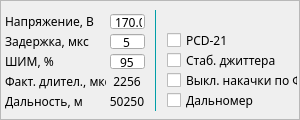
   <widget class="QFrame" name="parametersFrame">
    <property name="geometry">
     <rect>
      <x>20</x>
      <y>290</y>
      <width>300</width>
      <height>120</height>
     </rect>
    </property>
    <property name="frameShape">
     <enum>QFrame::StyledPanel</enum>
    </property>
    <property name="frameShadow">
     <enum>QFrame::Raised</enum>
    </property>
    <widget class="QLabel" name="parametersLineLabel">
     <property name="geometry">
      <rect>
       <x>155</x>
       <y>10</y>
       <width>5</width>
       <height>101</height>
      </rect>
     </property>
     <property name="styleSheet">
      <string notr="true">QLabel {
	border: 1px solid #009FA8;
	border-top: none;
	border-bottom: none;
	border-right: none;
}</string>
     </property>
     <property name="text">
      <string/>
     </property>
    </widget>
    <widget class="QLabel" name="factDurationValueLabel">
     <property name="enabled">
      <bool>true</bool>
     </property>
     <property name="geometry">
      <rect>
       <x>108</x>
       <y>73</y>
       <width>38</width>
       <height>16</height>
      </rect>
     </property>
     <property name="font">
      <font>
       <family>Yu Gothic UI Light</family>
       <pointsize>9</pointsize>
      </font>
     </property>
     <property name="layoutDirection">
      <enum>Qt::RightToLeft</enum>
     </property>
     <property name="text">
      <string>2256</string>
     </property>
     <property name="alignment">
      <set>Qt::AlignCenter</set>
     </property>
    </widget>
    <widget class="QCheckBox" name="offFDPumpingCheckBox">
     <property name="geometry">
      <rect>
       <x>167</x>
       <y>70</y>
       <width>131</width>
       <height>21</height>
      </rect>
     </property>
     <property name="font">
      <font>
       <family>Yu Gothic UI Light</family>
       <pointsize>9</pointsize>
      </font>
     </property>
     <property name="text">
      <string>Выкл. накачки по ФД</string>
     </property>
    </widget>
    <widget class="QLabel" name="voltageLabel">
     <property name="geometry">
      <rect>
       <x>5</x>
       <y>13</y>
       <width>91</width>
       <height>16</height>
      </rect>
     </property>
     <property name="font">
      <font>
       <family>Yu Gothic UI Light</family>
       <pointsize>9</pointsize>
      </font>
     </property>
     <property name="text">
      <string>Напряжение, В</string>
     </property>
    </widget>
    <widget class="QCheckBox" name="PCDCheckBox">
     <property name="geometry">
      <rect>
       <x>167</x>
       <y>30</y>
       <width>101</width>
       <height>20</height>
      </rect>
     </property>
     <property name="font">
      <font>
       <family>Yu Gothic UI Light</family>
       <pointsize>9</pointsize>
      </font>
     </property>
     <property name="text">
      <string>PCD-21</string>
     </property>
    </widget>
    <widget class="QCheckBox" name="jitterStabCheckBox">
     <property name="geometry">
      <rect>
       <x>167</x>
       <y>50</y>
       <width>111</width>
       <height>20</height>
      </rect>
     </property>
     <property name="sizePolicy">
      <sizepolicy hsizetype="Minimum" vsizetype="Fixed">
       <horstretch>0</horstretch>
       <verstretch>0</verstretch>
      </sizepolicy>
     </property>
     <property name="font">
      <font>
       <family>Yu Gothic UI Light</family>
       <pointsize>9</pointsize>
      </font>
     </property>
     <property name="styleSheet">
      <string notr="true"/>
     </property>
     <property name="text">
      <string>Стаб. джиттера</string>
     </property>
    </widget>
    <widget class="QLabel" name="randefinderValueLabel">
     <property name="enabled">
      <bool>true</bool>
     </property>
     <property name="geometry">
      <rect>
       <x>108</x>
       <y>93</y>
       <width>38</width>
       <height>16</height>
      </rect>
     </property>
     <property name="font">
      <font>
       <family>Yu Gothic UI Light</family>
       <pointsize>9</pointsize>
      </font>
     </property>
     <property name="layoutDirection">
      <enum>Qt::RightToLeft</enum>
     </property>
     <property name="text">
      <string>50250</string>
     </property>
     <property name="alignment">
      <set>Qt::AlignCenter</set>
     </property>
    </widget>
    <widget class="QLabel" name="randefinderLabel">
     <property name="enabled">
      <bool>true</bool>
     </property>
     <property name="geometry">
      <rect>
       <x>5</x>
       <y>93</y>
       <width>91</width>
       <height>16</height>
      </rect>
     </property>
     <property name="font">
      <font>
       <family>Yu Gothic UI Light</family>
       <pointsize>9</pointsize>
      </font>
     </property>
     <property name="text">
      <string>Дальность, м</string>
     </property>
    </widget>
    <widget class="QCheckBox" name="rangefinderCheckBox">
     <property name="geometry">
      <rect>
       <x>167</x>
       <y>90</y>
       <width>131</width>
       <height>21</height>
      </rect>
     </property>
     <property name="font">
      <font>
       <family>Yu Gothic UI Light</family>
       <pointsize>9</pointsize>
      </font>
     </property>
     <property name="text">
      <string>Дальномер</string>
     </property>
    </widget>
    <widget class="QLabel" name="factDurationLabel">
     <property name="geometry">
      <rect>
       <x>5</x>
       <y>73</y>
       <width>101</width>
       <height>16</height>
      </rect>
     </property>
     <property name="font">
      <font>
       <family>Yu Gothic UI Light</family>
       <pointsize>9</pointsize>
      </font>
     </property>
     <property name="text">
      <string>Факт. длител., мкс</string>
     </property>
    </widget>
    <widget class="QLabel" name="delayLabel">
     <property name="geometry">
      <rect>
       <x>5</x>
       <y>33</y>
       <width>91</width>
       <height>16</height>
      </rect>
     </property>
     <property name="font">
      <font>
       <family>Yu Gothic UI Light</family>
       <pointsize>9</pointsize>
      </font>
     </property>
     <property name="text">
      <string>Задержка, мкс</string>
     </property>
    </widget>
    <widget class="QLabel" name="PWMLabel">
     <property name="geometry">
      <rect>
       <x>5</x>
       <y>53</y>
       <width>91</width>
       <height>16</height>
      </rect>
     </property>
     <property name="font">
      <font>
       <family>Yu Gothic UI Light</family>
       <pointsize>9</pointsize>
      </font>
     </property>
     <property name="text">
      <string>ШИМ, %</string>
     </property>
    </widget>
    <widget class="QDoubleSpinBox" name="voltageValueDoubleSpinBox">
     <property name="geometry">
      <rect>
       <x>110</x>
       <y>13</y>
       <width>35</width>
       <height>17</height>
      </rect>
     </property>
     <property name="font">
      <font>
       <family>Yu Gothic UI Light</family>
      </font>
     </property>
     <property name="alignment">
      <set>Qt::AlignCenter</set>
     </property>
     <property name="buttonSymbols">
      <enum>QAbstractSpinBox::NoButtons</enum>
     </property>
     <property name="decimals">
      <number>1</number>
     </property>
     <property name="maximum">
      <double>200.000000000000000</double>
     </property>
     <property name="singleStep">
      <double>0.500000000000000</double>
     </property>
     <property name="value">
      <double>170.000000000000000</double>
     </property>
    </widget>
    <widget class="QSpinBox" name="delayValueSpinBox">
     <property name="geometry">
      <rect>
       <x>110</x>
       <y>33</y>
       <width>35</width>
       <height>17</height>
      </rect>
     </property>
     <property name="font">
      <font>
       <family>Yu Gothic UI Light</family>
      </font>
     </property>
     <property name="alignment">
      <set>Qt::AlignCenter</set>
     </property>
     <property name="buttonSymbols">
      <enum>QAbstractSpinBox::NoButtons</enum>
     </property>
     <property name="minimum">
      <number>-30</number>
     </property>
     <property name="maximum">
      <number>30</number>
     </property>
     <property name="value">
      <number>5</number>
     </property>
    </widget>
    <widget class="QSpinBox" name="PWMValueSpinBox">
     <property name="geometry">
      <rect>
       <x>110</x>
       <y>53</y>
       <width>35</width>
       <height>17</height>
      </rect>
     </property>
     <property name="font">
      <font>
       <family>Yu Gothic UI Light</family>
      </font>
     </property>
     <property name="alignment">
      <set>Qt::AlignCenter</set>
     </property>
     <property name="buttonSymbols">
      <enum>QAbstractSpinBox::NoButtons</enum>
     </property>
     <property name="maximum">
      <number>100</number>
     </property>
     <property name="value">
      <number>95</number>
     </property>
    </widget>
   </widget>
